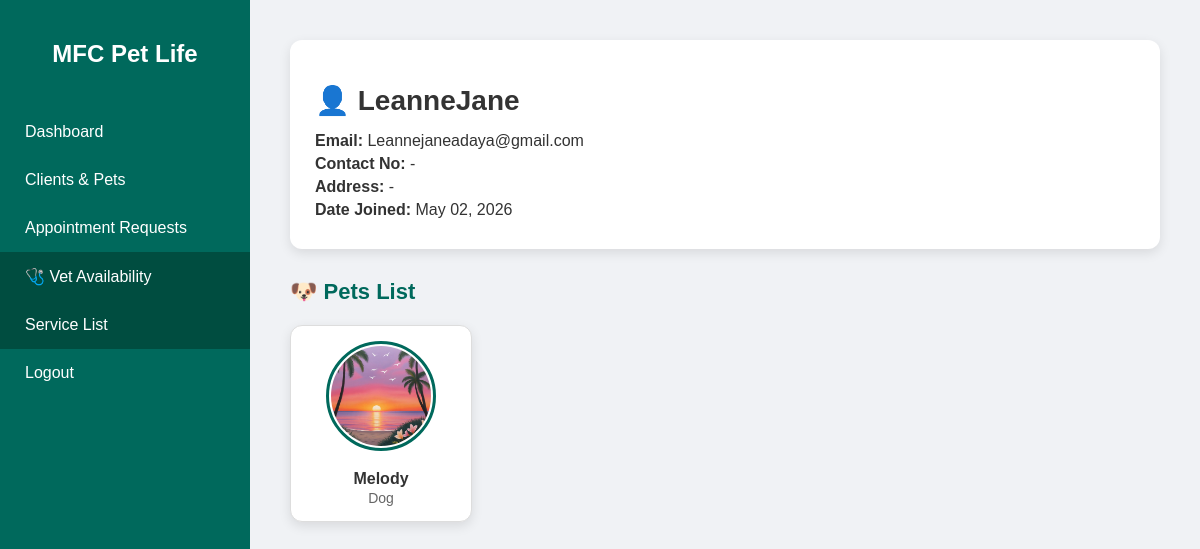
Page /clients/1/ on the committed database.
### main/models.py (models this page shows, shortened)
class Pet(models.Model):
    owner = models.ForeignKey(User, on_delete=models.CASCADE)
    name = models.CharField(max_length=100)
    species = models.CharField(max_length=50)
    breed = models.CharField(max_length=100, blank=True, null=True)
    gender = models.CharField(max_length=10)
    color = models.CharField(max_length=50, blank=True, null=True)
    birthday = models.DateField(blank=True, null=True)
    age = models.PositiveIntegerField(default=0)
    weight = models.DecimalField(max_digits=5, decimal_places=2, blank=True, null=True)
    image = models.ImageField(upload_to='pets/', blank=True, null=True)
    is_active = models.BooleanField(default=True)  # Soft-delete flag

### main/views.py (the view)
# urls.py: path('clients/<int:client_id>/', views.client_detail, name='client_detail'),
def client_detail(request, client_id):
    client = get_object_or_404(User, id=client_id)
    pets = Pet.objects.filter(owner=client, is_active=True)
    return render(request, "admin/client_detail.html", {"client": client, "pets": pets})

### main/templates/admin/client_detail.html (shortened to what this page needs)
{% load static %}
<!DOCTYPE html>
<html lang="en">
<head>
<link rel="stylesheet" href="{% static 'css/admin/clients_detail.css' %}">
</head>
<body>
<div class="sidebar">
    <h2>MFC Pet Life</h2>
    <a href="{% url 'admin_dashboard' %}">Dashboard</a>
    <a href="{% url 'clients_pets' %}">Clients & Pets</a>
    <a href="{% url 'appointment_requests' %}">Appointment Requests</a>
    <a href="{% url 'vet_availability_admin' %}" class='active'>🩺 <span>Vet Availability</span></a>
    <a href="{% url 'service_list' %}" class="active">Service List</a>
    <a href="{% url 'logout' %}">Logout</a>
</div>
 <div class="main-content">
        <div class="client-card">
            <h1>👤 {{ client.username|default:"No Name" }}</h1>
            <p><strong>Email:</strong> {{ client.email|default:"-" }}</p>
            <p><strong>Contact No:</strong> {{ client.contact_no|default:"-" }}</p>
            <p><strong>Address:</strong> {{ client.address|default:"-" }}</p>
            <p><strong>Date Joined:</strong> {{ client.date_joined|date:"M d, Y"|default:"-" }}</p>
        </div>
        <div class="pets-section">
    <h2>🐶 Pets List</h2>
            {% if pets %}
                <div class="pets-grid">
                    {% for pet in pets %}
                    <div class="profile-container" onclick="window.location.href='{% url 'pet_detail_admin' pet.id %}'">
                        {% if pet.image %}
                            <img src="{{ pet.image.url }}" alt="{{ pet.name }}">
                        {% else %}
                            <img src="{% static 'images/default_pet.png' %}" alt="Default Pet">
                        {% endif %}
                        <h2>{{ pet.name }}</h2>
                        <p>{{ pet.species }}</p>
                    </div>
                    {% endfor %}
                </div>
            {% else %}
                <p>No pets found for this client.</p>
            {% endif %}
        </div>
    </div>
</body>
</html>

### main/static/css/admin/clients_detail.css (style rules this page uses)
body { font-family: Poppins, sans-serif; margin: 0; background: #f0f2f5; color: #333; }
.sidebar { position: fixed; left: 0; top: 0; width: 250px; height: 100%; background: #00695c; color: white; display: flex; flex-direction: column; padding: 20px 0; }
.sidebar h2 { text-align: center; margin-bottom: 40px; font-size: 24px; font-weight: 700; }
.sidebar a { color: white; text-decoration: none; padding: 15px 25px; display: block; transition: 0.3s; }
.sidebar a:hover, .sidebar a.active { background: #004d40; }
.main-content { margin-left: 250px; padding: 40px; }
.client-card { background: white; padding: 25px; border-radius: 12px; box-shadow: 0 4px 12px rgba(0,0,0,0.1); margin-bottom: 30px; }
.client-card h1 { margin-bottom: 15px; font-size: 28px; }
.client-card p { font-size: 16px; margin: 5px 0; }
.pets-section { margin-top: 30px; }
.pets-section h2 { font-size: 22px; margin-bottom: 20px; color: #00695c; }
.pets-grid { display: flex; flex-wrap: wrap; gap: 20px; justify-content: flex-start; }
.profile-container { width: 150px; background: #fff; padding: 15px; border-radius: 12px; box-shadow: 0 4px 12px rgba(0,0,0,0.1); text-align: center; transition: transform 0.2s ease, box-shadow 0.2s ease; cursor: pointer; border: 1px solid #ddd; }
.profile-container img { width: 100px; height: 100px; border-radius: 50%; object-fit: cover; margin-bottom: 10px; border: 3px solid #00695c; padding: 2px; transition: transform 0.3s ease, border-color 0.3s ease; }
.profile-container h2 { font-size: 16px; margin: 5px 0 2px 0; color: #333; }
.profile-container p { font-size: 14px; color: #666; margin: 0; }

### rows in the picture
Pet: image (picture), name "Melody", species "Dog"

### other values in the picture
{{ client.username|default:"No Name" }} "LeanneJane"
{{ client.email|default:"-" }} "Leannejaneadaya@gmail.com"
{{ client.contact_no|default:"-" }} "-"
{{ client.address|default:"-" }} "-"
{{ client.date_joined|date:"M d, Y"|default:"-" }} "May 02, 2026"
